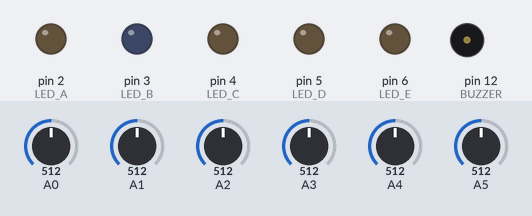
Bench run of a sketch on a simulated Arduino Uno, built with avr-gcc and run on an emulated ATmega328P. Shown: output pins drawn as LEDs (lit = HIGH), buzzer (waves = sounding). Inputs (shaded band) come from the test bench; at power-on: A0 = 512, A1 = 512, A2 = 512, A3 = 512, A4 = 512, A5 = 512. Random numbers use the default seed unless the sketch sets one.

Above: at 0.35 s.
At 4.01 s:
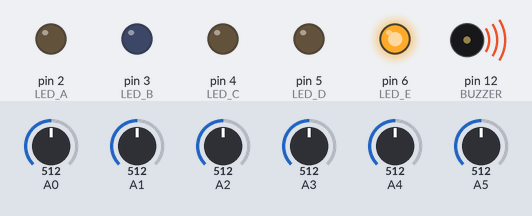
At 9.44 s:
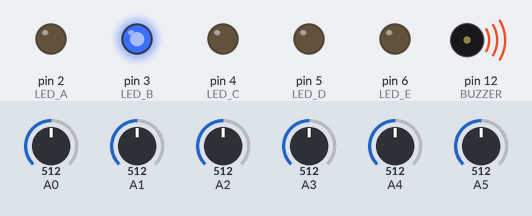
At 19.58 s:
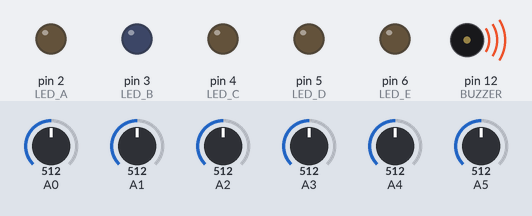
At 29.22 s:
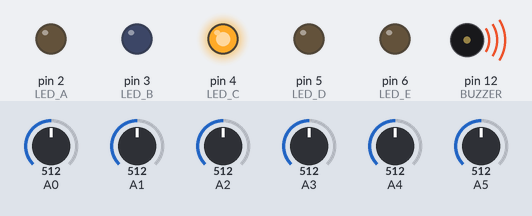
At 39.36 s:
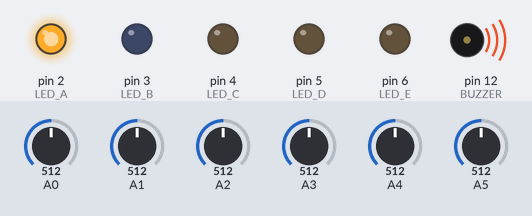
Timing chart, 0 to 40.0 s (numbered marks = the images above):
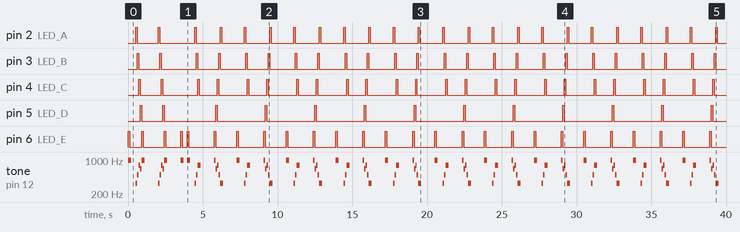

Measured:
- by itself, pin 2 (LED_A): goes HIGH 0.10 s, LOW 1.4 s, HIGH 0.10 s, LOW 2.4 s, 21 × (HIGH 0.10 s, LOW 1.6 s), HIGH 0.10 s, then LOW
- by itself, pin 3 (LED_B): LOW → HIGH at 0.61 s, → LOW 0.10 s later, → HIGH 1.4 s later, → LOW 0.10 s later, … (48 changes in this stretch)
- by itself, pin 4 (LED_C): LOW → HIGH at 0.71 s, → LOW 0.10 s later, → HIGH 1.4 s later, → LOW 0.10 s later, … (48 changes in this stretch)
- by itself, pin 5 (LED_D): goes HIGH 0.10 s, LOW 1.4 s, 11 × (HIGH 0.10 s, LOW 3.5 s), HIGH 0.10 s, then LOW
- by itself, pin 6 (LED_E): LOW → HIGH at 0.00 s, → LOW 0.10 s later, → HIGH 0.81 s later, → LOW 0.10 s later, … (52 changes in this stretch)
- by itself, tone on pin 12 (BUZZER): plays 988 Hz for 0.20 s, 330 Hz for 0.10 s, 494 Hz for 0.10 s, 784 Hz for 0.10 s, 659 Hz for 0.10 s, 988 Hz for 0.20 s … (111 notes in this stretch)

The sketch:

ArduinoGenius.ino
```cpp
#include "_config.h"
#include "_tones.h"
#include "Random.h"
#include "ArduinoDrum.h"


// == Prototype of the callback functions == //
void playA();
void playB();
void playC();
void playD();
void playE();

#define RELEASE -1
#define A 0
#define B 1
#define C 2
#define D 3
#define E 4

// == Genius variables == //
int randomSequence[SEQUENCE_SIZE];
typedef void (*Callbacks)(void);
int index = 0;
int calledFunction = RELEASE;
bool hasWon = true;
Callbacks piezos[] = {
	playA, playB, playC,
	playD, playE
};
#define DELAY_MIN 150
#define DELAY_MAX 350
int timeLevel = DELAY_MAX;

// == Piezos variables == //
#define THRESH_MIN	200
#define SCAN_TIME	100
#define MASK_TIME	300

Pad btnA("A", NOTE_A, PIEZO_A, THRESH_MIN, SCAN_TIME, MASK_TIME);
Pad btnB("B", NOTE_B, PIEZO_B, THRESH_MIN, SCAN_TIME, MASK_TIME);
Pad btnC("C", NOTE_C, PIEZO_C, THRESH_MIN, SCAN_TIME, MASK_TIME);
Pad btnD("D", NOTE_D, PIEZO_D, THRESH_MIN, SCAN_TIME, MASK_TIME);
Pad btnE("E", NOTE_E, PIEZO_E, THRESH_MIN, SCAN_TIME, MASK_TIME);


void setup(){

	// Setup Serial Communication
	SerialBegin(SERIAL_SPEED);

	// Setup piezos
	btnA.setCallback(playA);
	btnB.setCallback(playB);
	btnC.setCallback(playC);
	btnD.setCallback(playD);
	btnE.setCallback(playE);

	Drum.addPad(&btnA);
	Drum.addPad(&btnB);
	Drum.addPad(&btnC);
	Drum.addPad(&btnD);
	Drum.addPad(&btnE);

	// Sets pins of the LEDs as output
	pinMode(LED_A, OUTPUT);
	pinMode(LED_B, OUTPUT);
	pinMode(LED_C, OUTPUT);
	pinMode(LED_D, OUTPUT);
	pinMode(LED_E, OUTPUT);

	// Generates new random sequence
	generateSequence(randomSequence);

}


void loop(){

	// Plays sequence until index
	playSequence();
	calledFunction = RELEASE;

	// Expect touches
	for (int i = 0; i <= index; i++){
		LOG("Esperando toque!\n");
		while(calledFunction == RELEASE){
			// Process of reading the piezos
			Drum.play();
		}

		// Correct note!
		if(calledFunction == randomSequence[i]){
			calledFunction = RELEASE;
			LOG("Acertou a nota!\n");
		}
		// Missed!
		else{
			hasWon = false;
			LOG("Errou a nota!\n");
			break;
		}
	}

	if(hasWon == true){
		index++;
		// Won the game!
		if(index == SEQUENCE_SIZE){
			index = 0;
			delay(1000);
			YouWon();
			generateSequence(randomSequence);

			timeLevel -= DELAY_MIN;
			if(timeLevel < DELAY_MIN) timeLevel = DELAY_MAX;

		// Won the stage!
		}else{
			delay(1000);
			Hit();
		}

	// Restart game!
	}else{
		timeLevel = DELAY_MAX;
		index = 0;
		hasWon = true;
		delay(1000);
		Missed();
		generateSequence(randomSequence);
	}

	delay(1000);
}

void playSequence(){
	for (int i = 0; i <= index; i++){
		piezos[randomSequence[i]]();
		delay(timeLevel);
	}
}

void playA(){
	LOG("A"); LOG(NEW_LINE);
	digitalWrite(LED_A, 1);
	tone(BUZZER, NOTE_A, 200);
	delay(100);
	digitalWrite(LED_A, 0);
	calledFunction = A;
}

void playB(){
	LOG("B"); LOG(NEW_LINE);
	digitalWrite(LED_B, 1);
	tone(BUZZER, NOTE_B, 200);
	delay(100);
	digitalWrite(LED_B, 0);
	calledFunction = B;
}

void playC(){
	LOG("C"); LOG(NEW_LINE);
	digitalWrite(LED_C, 1);
	tone(BUZZER, NOTE_C, 200);
	delay(100);
	digitalWrite(LED_C, 0);
	calledFunction = C;
}

void playD(){
	LOG("D"); LOG(NEW_LINE);
	digitalWrite(LED_D, 1);
	tone(BUZZER, NOTE_D, 200);
	delay(100);
	digitalWrite(LED_D, 0);
	calledFunction = D;
}

void playE(){
	LOG("E"); LOG(NEW_LINE);
	digitalWrite(LED_E, 1);
	tone(BUZZER, NOTE_E, 200);
	delay(100);
	digitalWrite(LED_E, 0);
	calledFunction = E;
}

void YouWon(){
	LOG("Parabens, voce venceu!\n");

	playA(); playB(); playC(); playD();
	playE(); playD(); playC(); playB();
	playE(); playD(); playC(); playB();
	playA();
}

void Hit(){
	LOG("Parabens, vamos para proxima fase!\n");

	playA(); playB(); playC(); playD(); playE();
}

void Missed(){
	LOG("Voce perdeu!\n");

	playE(); playD(); playC(); playB(); playA();
}
```

ArduinoDrum.cpp
```cpp
#include "ArduinoDrum.h"


ArduinoDrum::ArduinoDrum(){
	cachedSize = 0;

	clear();
}


bool ArduinoDrum::addPad(Pad* newPad){
	// Check if the Pad already exists on the array
	for(int i = 0; i < MAX_PADS; i++){
		if(pad[i] != NULL && pad[i]->getPin() == newPad->getPin())
			return true;
	}

	// Find an empty space to put the new Pad
	for(int i = 0; i < MAX_PADS; i++){
		if(!pad[i]){
			// Add new Pad
			pad[i] = newPad;
			pad[i]->setID(i);
			pad[i]->begin();
			cachedSize++;
			return true;
		}
	}

	// Array is full
	return false;
}

void ArduinoDrum::remove(int id){
	// Find a Pad with ID, and removes
	for(int i = 0; i < MAX_PADS; i++){
		if(pad[i]->getID() == id){
			pad[i] = NULL;
			cachedSize--;
			return;
		}
	}
}

void ArduinoDrum::remove(Pad* pad){
	remove(pad->getID());
}

void ArduinoDrum::clear(){
	for(int i = 0; i < MAX_PADS; i++)
		pad[i] = NULL;

	cachedSize = 0;
}

int ArduinoDrum::size(){
	return cachedSize;
}

Pad* ArduinoDrum::get(int id){

	if(id >= MAX_PADS) return NULL;

	int pos = -1;
	for(int i = 0; i < MAX_PADS; i++){
		if(pad[i] != NULL){
			pos++;

			if(pos == id)
				return pad[i];
		}
	}

	return NULL;
}

void ArduinoDrum::begin(unsigned long baudRate, bool changePrescalerADC){

	Serial.begin(baudRate);

	if(changePrescalerADC){
		// set prescale to 8
		cbi(ADCSRA, ADPS2);
		sbi(ADCSRA, ADPS1);
		sbi(ADCSRA, ADPS0);
	}

	#ifdef USING_INTERFACE
	Interface.begin();
	#endif

}

void ArduinoDrum::play(){
#ifndef USING_INTERFACE
	readPads();
#else
	Interface.runInterface();
#endif

}

void ArduinoDrum::readPads(){
	for(int i = 0; i < MAX_PADS; i++){
		if(pad[i] == NULL)	continue;

		pad[i]->play();
	}
}

// === Preinstantiate Object === //
ArduinoDrum Drum = ArduinoDrum();
```

ArduinoDrum.h
```cpp
#pragma once

#include <Arduino.h>
#include "Pad.h"
#include "_types.h"

#define MAX_PADS 16

#define FAST_ADC true

class ArduinoDrum{

private:

	Pad* pad[MAX_PADS];
	int cachedSize;

public:

	// Constructor
	ArduinoDrum();

	// Adds a Pad in the first available slot
	// Returns if a Pad could be added or not, though reading is optional
	bool addPad(Pad* newPad);

	// Remove the Pad (given the ID or Pad*)
	void remove(int id);
	void remove(Pad* pad);

	// Remove all Pads
	void clear();

	// Return the quantity of Pads
	int size();

	// Return the Pad with ID = id
	// Return NULL if none found
	Pad* get(int id);

	// Initializes Serial Communication
	// if changeSpeedADC is 'true', set ADC prescaler to 8
	void begin(unsigned long baudRate, bool changePrescalerADC = false);

	// Main function
	// Chooses between reading pads with or without interface
	void play();

	// Performs pad reading process
	void readPads();

};

extern ArduinoDrum Drum;
```

Pad.cpp
```cpp
#include "Pad.h"


Pad::Pad(String name, int note, int pin, int type){
	padMode = ANALOGIC;
	setName(name);
	setNote(note);
	setPin(pin);
	setType(type);
	setThresholdMin(150);
	setThresholdMax(1023);
	setScanTime(5);
	setMaskTime(100);

	readSensor = 0;
	readNumber = 0;
	readPeak = 0;
	readEnable = true;
	velocity = 0;
	currentTime = 0;
	previousTime = 0;
}

Pad::Pad(String name, int note, int pin, int thresholdMin, int scantime, int maskTime){
	padMode = ANALOGIC;
	setName(name);
	setNote(note);
	setPin(pin);
	setType(PIEZO);
	setThresholdMin(thresholdMin);
	setThresholdMax(1023);
	setScanTime(scantime);
	setMaskTime(maskTime);

	readSensor = 0;
	readNumber = 0;
	readPeak = 0;
	readEnable = true;
	velocity = 0;
	currentTime = 0;
	previousTime = 0;
}

Pad::Pad(String name, int note, int pin, bool mode, int type){
	padMode = mode;
	setName(name);
	setNote(note);
	setPin(pin);
	setType(type);
	setThresholdMin(150);
	setThresholdMax(1023);
	setScanTime(5);
	setMaskTime(100);

	readSensor = 0;
	readNumber = 0;
	readPeak = 0;
	readEnable = true;
	velocity = 0;
	currentTime = 0;
	previousTime = 0;
}

void Pad::begin(){
	if(padMode == DIGITAL)
		pinMode(padPin, INPUT_PULLUP);
}

void Pad::play(){
	// analogRead(padPin);
	// delay(10);
	readSensor = analogRead(padPin);

	if((padType != OFF) &&
		(readSensor > padThresholdMin) &&
		((currentTime - previousTime) <= padMaskTime)){

		currentTime = millis();

		if(readNumber < padScanTime){

			if(readSensor > readPeak)
				readPeak = readSensor;

			readNumber++;

		}else if(readEnable){

			readEnable = false;

			if (readPeak < padThresholdMin)			readPeak = padThresholdMin;
			else if (readPeak > padThresholdMax)	readPeak = padThresholdMax;

			velocity = map(readPeak, padThresholdMin, padThresholdMax, 1, 127);

			// Send Midi Note
			// Serial.write(padType | MIDI_CHANNEL);
			// Serial.write(padNote);
			// Serial.write(velocity);

			// Modifying for the Protheus Genius
			if (_callback != NULL){
				_callback();
				// delay(100);
			}


		}
	}else if((currentTime - previousTime) > padMaskTime){
    	readEnable = true;
    	readNumber = 0;
    	readPeak = 0;
    	previousTime = currentTime;
	}

}

void Pad::setCallback(void (*callback)(void)){
	_callback = callback;
}

// === Getters and Setters === //

void Pad::setName(String newName){	padName = newName;	}
String Pad::getName(){	return padName;	}

void Pad::setID(int newID){	padID = newID;	}
int Pad::getID(){	return padID;	}

void Pad::setNote(int newNote){	padNote = newNote;	}
int Pad::getNote(){	return padNote;	}

void Pad::setType(int newType){	padType = newType;	}
int Pad::getType(){	return padType;	}

void Pad::setPin(int newPin){	padPin = newPin;	}
int Pad::getPin(){	return padPin;	}

void Pad::setThresholdMin(int newThresholdMin){	padThresholdMin = newThresholdMin;	}
int Pad::getThresholdMin(){	return padThresholdMin;	}

void Pad::setThresholdMax(int newThresholdMax){	padThresholdMax = newThresholdMax;	}
int Pad::getThresholdMax(){	return padThresholdMax;	}

void Pad::setScanTime(int newScanTime){	padScanTime = newScanTime;	}
int Pad::getScanTime(){	return padScanTime;	}

void Pad::setMaskTime(int newMaskTime){	padMaskTime = newMaskTime;	}
int Pad::getMaskTime(){	return padMaskTime;	}
```

Pad.h
```cpp
#pragma once

#include <Arduino.h>
#include "_types.h"

#define DIGITAL 	true
#define ANALOGIC	false

class Pad{

private:

	String padName;
	int padID;
	int padNote;
	int padType;
	int padPin;
	int padThresholdMin;
	int padThresholdMax;
	int padScanTime;
	int padMaskTime;
	int padMode;

	int readSensor;
	int readNumber;
	int readPeak;
	bool readEnable;
	int velocity;
	unsigned long currentTime;
	unsigned long previousTime;

	// Function Callback
	void (*_callback)(void);

public:

	// == Constructors == //
	Pad(String name, int note, int pin, int type = PIEZO);
	Pad(String name, int note, int pin, int thresholdMin, int scantime, int maskTime);
	Pad(String name, int note, int pin, bool mode, int type = PIEZO);

	// Initialize pin
	void begin();

	// Read the pins and send the midi note
	void play();

	// Set Callback
	void setCallback(void (*callback)(void));

	// === Getters and Setters === //
	void setName(String newName);
	String getName();

	void setID(int newID);	// Do not use this method without knowing what you are doing
	int getID();

	void setNote(int newNote);
	int getNote();

	void setType(int newType);
	int getType();

	void setPin(int newPin);
	int getPin();

	void setThresholdMin(int newThresholdMin);
	int getThresholdMin();

	void setThresholdMax(int newThresholdMax);
	int getThresholdMax();

	void setScanTime(int newScanTime);
	int getScanTime();

	void setMaskTime(int newMaskTime);
	int getMaskTime();
};
```

Random.h
```cpp
#pragma once

#include "_config.h"

void generateSequence(int* randomSequence){

	randomSeed(analogRead(A5));

	for (int i = 0; i < SEQUENCE_SIZE; i++){

		randomSequence[i] = random(QUANTITY_OF_BUTTONS);

      	LOG(randomSequence[i]);
      	LOG("  ");

	}
	LOG(NEW_LINE);
}
```

_tones.h
```cpp
#pragma once

#define NOTE_B0  31
#define NOTE_C1  33
#define NOTE_D1  37
#define NOTE_E1  41
#define NOTE_F1  44
#define NOTE_G1  49
#define NOTE_A1  55
#define NOTE_B1  62
#define NOTE_C2  65
#define NOTE_D2  73
#define NOTE_E2  82
#define NOTE_F2  87
#define NOTE_G2  98
#define NOTE_A2  110
#define NOTE_B2  123
#define NOTE_C3  131
#define NOTE_D3  147
#define NOTE_E3  165
#define NOTE_F3  175
#define NOTE_G3  196
#define NOTE_A3  220
#define NOTE_B3  247
#define NOTE_C4  262
#define NOTE_D4  294
#define NOTE_E4  330
#define NOTE_F4  349
#define NOTE_G4  392
#define NOTE_A4  440
#define NOTE_B4  494
#define NOTE_C5  523
#define NOTE_D5  587
#define NOTE_E5  659
#define NOTE_F5  698
#define NOTE_G5  784
#define NOTE_A5  880
#define NOTE_B5  988
#define NOTE_C6  1047
#define NOTE_D6  1175
#define NOTE_E6  1319
#define NOTE_F6  1397
#define NOTE_G6  1568
#define NOTE_A6  1760
#define NOTE_B6  1976
#define NOTE_C7  2093
#define NOTE_D7  2349
#define NOTE_E7  2637
#define NOTE_F7  2794
#define NOTE_G7  3136
#define NOTE_A7  3520
#define NOTE_B7  3951
#define NOTE_C8  4186
#define NOTE_D8  4699
```

_types.h
```cpp
#pragma once

// Uncomment if you don't use interface
// #define USING_INTERFACE

// === Notes (Addictive Drums) === //
#define HH_CONTROLLER	4
#define SNARE 			38
#define SNARE_SIDESTICK 42
#define KICK 			36
#define TOM1 			71
#define TOM2 			69
#define TOM3 			67
#define TOM4 			65
#define HIHAT 			8
#define CYMBAL1 		77
#define CYMBAL2 		79
#define CYMBAL3 		81
#define RIDE_TIPE 		60
#define RIDE_BELL 		61

// === Types === //
#define PIEZO 	144
#define HH_C 	176
#define OFF 	128

// Define number of midi channel
#define MIDI_CHANNEL 0

// Define maximum value of property
#define NOTE_MAX		127
#define SENSIT_MAX		1023
#define THRESHMIN_MAX	1023
#define THRESHMAX_MAX	1023
#define SCANTIME_MAX	5000
#define MASKTIME_MAX	5000

// Defines for setting and clearing register bits
#ifndef cbi
#define cbi(sfr, bit) (_SFR_BYTE(sfr) &= ~_BV(bit))
#endif
#ifndef sbi
#define sbi(sfr, bit) (_SFR_BYTE(sfr) |= _BV(bit))
#endif

// == Encoder Pins == //
#define ENC_A		2		// ENC_A must be a pin of External Interrupt
#define ENC_B		4
#define ENC_ENTER	3 		// ENC_ENTER must be a pin of External Interrupt

// == Pins LCD == //
// #define LCD_RW		GND
#define	LCD_RS		10
#define	LCD_EN		9
#define	LCD_D4		8
#define	LCD_D5		7
#define	LCD_D6		6
#define	LCD_D7		5
```

_config.h
```cpp
#pragma once

#include "_tones.h"

// == Piezos pins == //
#define PIEZO_A	A0
#define PIEZO_B	A1
#define PIEZO_C	A2
#define PIEZO_D	A3
#define PIEZO_E	A4

// == Led pins == //
#define LED_A	2
#define LED_B	3
#define LED_C	4
#define LED_D	5
#define LED_E	6

// == Buzzer == //
#define BUZZER	12
#define NOTE_A	NOTE_E4
#define NOTE_B	NOTE_B4
#define NOTE_C	NOTE_G5
#define NOTE_D	NOTE_E5
#define NOTE_E	NOTE_B5


// == Genius Propertys = //
#define QUANTITY_OF_BUTTONS 5
#define SEQUENCE_SIZE 12


// == Serial == //
// #define DEBUG			// un/comment to enable/disable Serial
#define SERIAL_SPEED	9600
#define NEW_LINE	"\n"
#define TAB 		"\t"
#ifdef DEBUG
	#define LOG 			Serial.print
	#define SerialBegin 	Serial.begin
#else
	#define LOG
	#define SerialBegin
#endif
```
